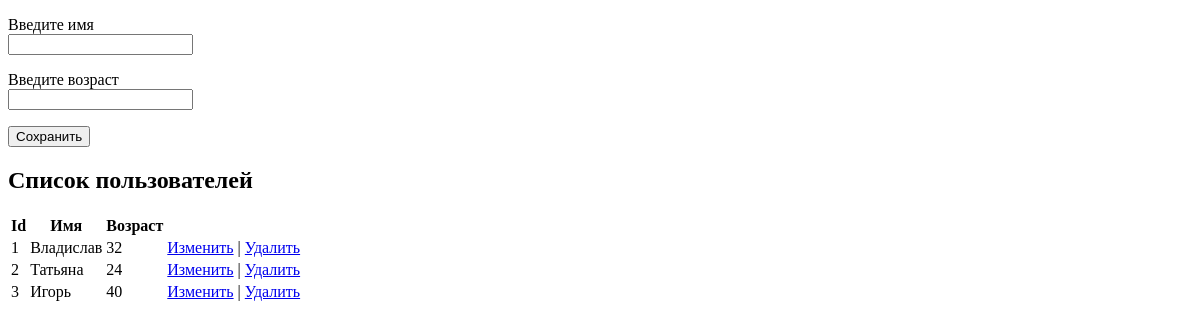
Before: / with the older database file.
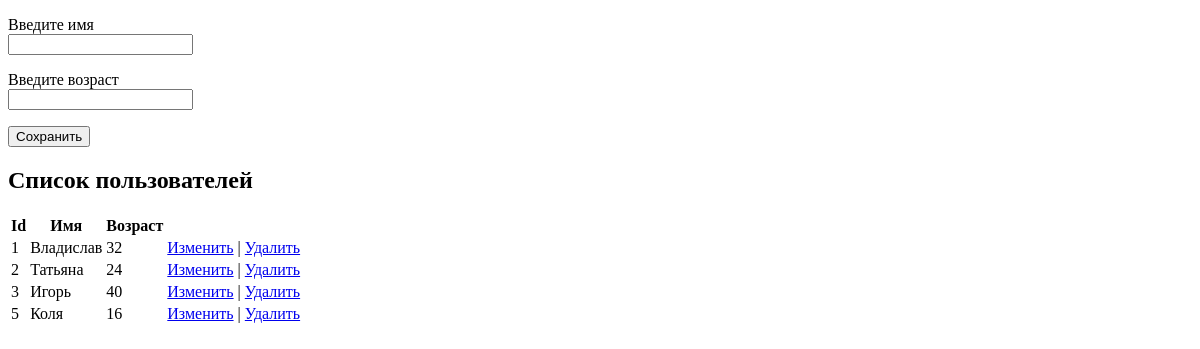
After: the same page with the newer database file.
### app/models/person.py (models this page shows)
class Person(models.Model):
    name = models.CharField(max_length=20)
    age = models.IntegerField()

### app/views/index.py (the view)
# urls.py: path('', index.index, name="index"),
def index(request):
    people = Person.objects.all()
    return render(request, 'index.html', {'people': people})

### app/templates/index.html (shortened to what this page needs)
<!DOCTYPE html>
<html>
<head>
</head>
<body>
    <form method="POST" action="create/">
        <p>
            <label>Введите имя</label><br>
            <input type="text" name="name" />
        </p>
        <p>
            <label>Введите возраст</label><br>
            <input type="number" name="age" />
        </p>
        <input type="submit" value="Сохранить" >
    </form>
    {% if people.count > 0 %}
    <h2>Список пользователей</h2>
    <table>
        <thead><th>Id</th><th>Имя</th><th>Возраст</th><th></th></thead>
        {% for person in people %}
        <tr>
            <td>{{ person.id }}</td>
            <td>{{ person.name }}</td>
            <td>{{ person.age }}</td>
            <td><a href="edit/{{person.id}}">Изменить</a> | <a href="delete/{{person.id}}">Удалить</a></td>
        </tr>
        {% endfor %}
    </table>
    {% endif %}
</body>
</html>

Changed rows visible on the page:
added Person: id "5", name "Коля", age "16"
